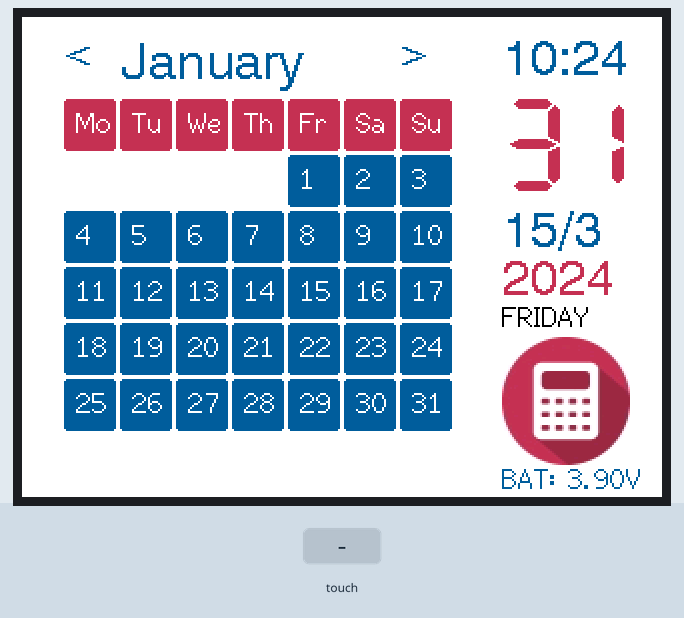
Simulated run of this sketch. Board: ESP32. Parts: 320×240 colour display. The test bench sets the inputs (shaded band). The local clock reads 2024-03-15 10:24:30 at power-on unless the sketch sets it.

Above: at 1.4 s.
1.5 s: touch panel pressed at 13 % / 10 % of its raw x / y range
At 2.3 s:
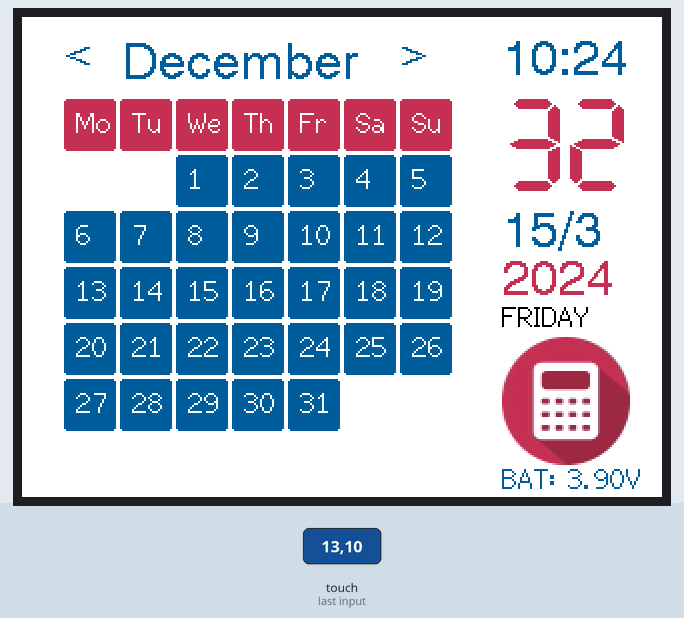
4.5 s: touch panel pressed at 87 % / 10 % of its raw x / y range
At 4.73 s:
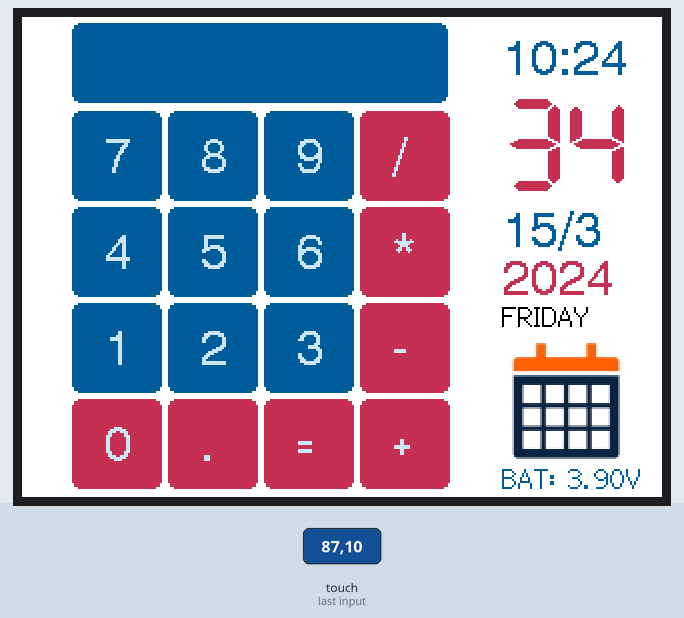
7.5 s: touch panel pressed at 13 % / 30 % of its raw x / y range
At 8.8 s:
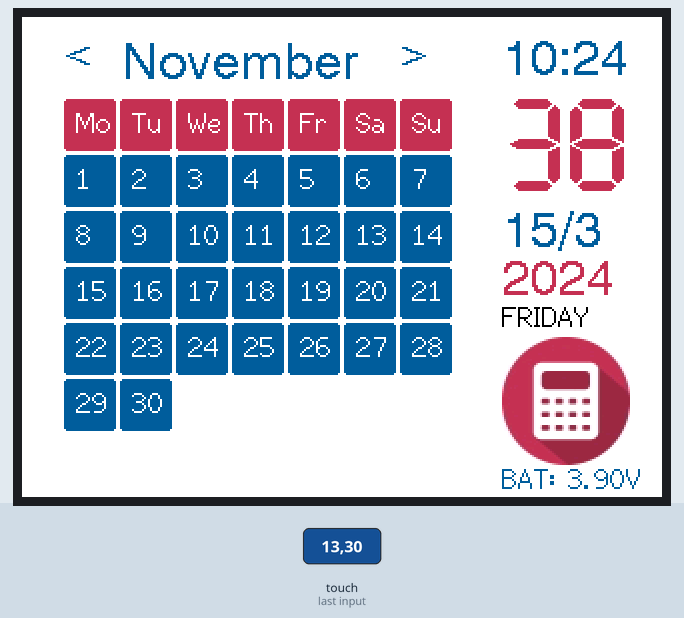
10.5 s: touch panel pressed at 13 % / 50 % of its raw x / y range
At 11.5 s:
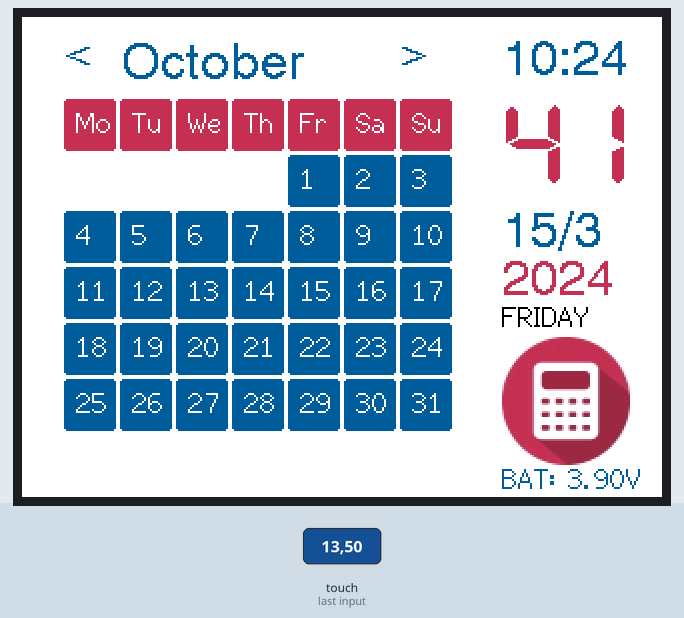
13.5 s: touch panel pressed at 13 % / 70 % of its raw x / y range
At 14.8 s:
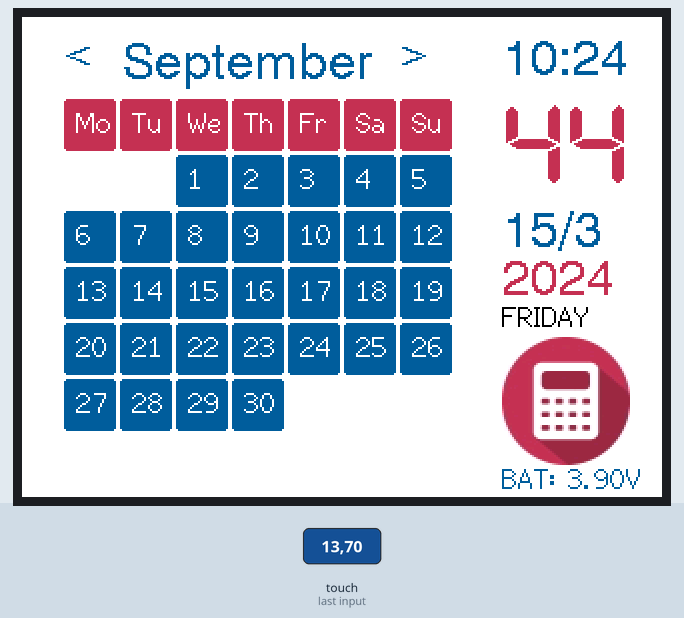
16.5 s: touch panel pressed at 13 % / 90 % of its raw x / y range
At 17.3 s:
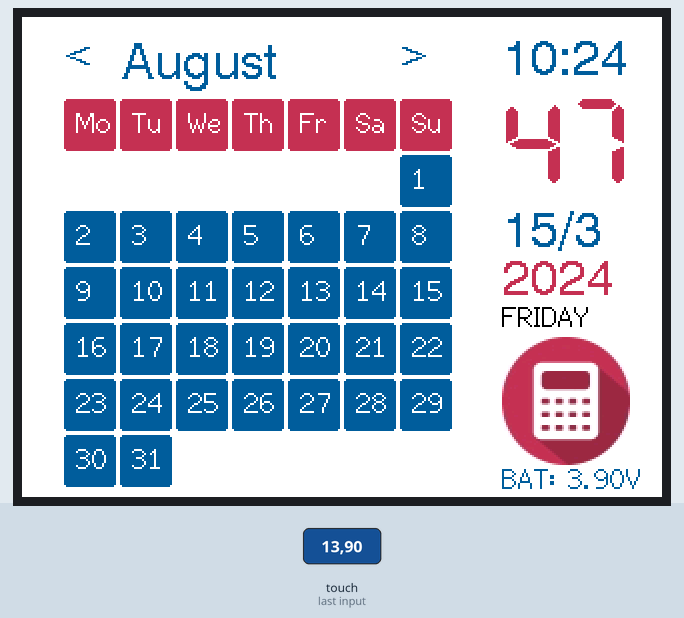
Timing chart, 0 to 19.5 s (numbered marks = the images above; inputs shaded):
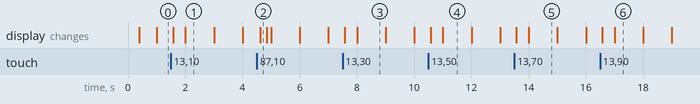

The sketch:

calendar.ino
```cpp
int n=7;
#include <M5Core2.h>
#include "calc.h"
#include "7seg20.h"

#define orange 0xFC64
#define dark 0x02F3
#define darkOrange 0xC18A
#define red 0xFC7F
#define purple 0xC18A
#define light 0xCF3E


RTC_TimeTypeDef RTCtime;
RTC_DateTypeDef RTCDate;

int posX2[4];
int n2=4;
int boxSize2=45;
int space2=3;
int start2=25;
String math2="";
float numbers2[3]={0,0,0};
int fase2=0;
char buttons2[4][4]={{'7','4','1','0'},{'8','5','2','.'},{'9','6','3','='},{'/','*','-','+'}};
char operation2=' ';
bool irq2 = false;

String cs="";
String t="";
String h="";
String m="";
String s="";
String d="";
String cd="";
String days2[7]={"SUNDAY","MONDAY","TUESDAY","WEDNESDAY","THURSDAY","FRIDAY","SATURDAY"};

int th,tm,ts=0;
int f=0;


int posX[7];

int boxSize=26;
int space=2;
int start=21;


String days[7]={"Mo","Tu","We","Th","Fr","Sa","Su"};
int monthsDays[12]={31,28,31,30,31,30,31,31,30,31,30,31};
int startDay[12]={5,1,1,4,6,2,4,7,3,5,1,3};
String monthNames[12]={"January","February","March","April","May","June","July","August","September","October","November","December"};


void setup()
{
M5.begin();
M5.Lcd.fillScreen(TFT_WHITE);
M5.Lcd.setSwapBytes(true);

}

int pres=1;
int chosen=0;
bool moode=0;
bool calcStarted=0;
bool calendarStarted=0;
void loop()
{
  flushTime();
  TouchPoint_t pos= M5.Touch.getPressPoint();
  int y=pos.y;
  int x=pos.x;

    if(x>240)
     moode=!moode;
    if(moode==0){
    if(calendarStarted==0)
    startCalendar();
    if (y>0) {
       if(pres==1)
        {
          if(x>120 && x<230){
          pres=0;
          chosen++;
        if(chosen==12)
        chosen=0;}

          if(x<=120){
          pres=0;
          chosen--;
        if(chosen==-1)
        chosen=11;}

        fill(chosen);
        }
            }


    else {pres=1;}}

    if(moode==1)
    {
      if(calcStarted==0)
      startCalc();
      if (pos.x>0) {
       if(pos.y>0 && pos.y<40)
       resetCalc();
       if(pres==1)
       for(int i=0;i<n2;i++)
          for(int j=0;j<n2;j++)
          {
            if(pos.x>posX2[j] && pos.x<posX2[j]+boxSize2 && pos.y>posX2[i]+22 && pos.y<posX2[i]+boxSize2+22 ){
            M5.Lcd.fillRoundRect(posX2[j],posX2[i]+22,boxSize2,boxSize2,4,darkOrange);


         if(buttons2[j][i]=='0' || buttons2[j][i]=='1' || buttons2[j][i]=='2' || buttons2[j][i]=='3' || buttons2[j][i]=='4' || buttons2[j][i]=='5' || buttons2[j][i]=='6' || buttons2[j][i]=='7' || buttons2[j][i]=='8' || buttons2[j][i]=='9' || buttons2[j][i]=='.' ){
         if(math2.length()<7){
         M5.Lcd.fillRoundRect(posX2[0],3,188,40,4,dark);
         math2=math2+String(buttons2[j][i]);
         }}

         if(buttons2[j][i]=='+' || buttons2[j][i]=='-' || buttons2[j][i]=='*' || buttons2[j][i]=='/' ){
           M5.Lcd.setTextColor(light,orange);
          if(numbers2[0]==0)
          numbers2[0]=math2.toFloat();

           math2="";
          operation2=buttons2[j][i];
          M5.Lcd.fillRoundRect(posX2[0],3,188,40,4,dark);
         }

         if(buttons2[j][i]=='=' ){

          numbers2[1]=math2.toFloat();
          if(operation2=='+')
          numbers2[2]=numbers2[0]+numbers2[1];

          if(operation2=='-')
          numbers2[2]=numbers2[0]-numbers2[1];

          if(operation2=='*')
          numbers2[2]=numbers2[0]*numbers2[1];

          if(operation2=='/')
          numbers2[2]=numbers2[0]/numbers2[1];

          numbers2[0]=numbers2[2];
          int check2=numbers2[2]*100.00;
          if(check2%100==0){
          math2=String(int(numbers2[2]));}
          else{
          math2=String(numbers2[2]);}
          M5.Lcd.fillRoundRect(posX2[0],3,188,40,4,dark);
         }

           bool decimal=false;


          int check2=math2.toFloat()*100.00;
          if(check2%100==0){
          decimal=false;}
          else{
          decimal=true;}

            M5.Lcd.setFreeFont(&DSEG7_Classic_Bold_30);
            M5.Lcd.setTextColor(light,dark); //.............................................
            if(decimal==true)
            M5.Lcd.drawString(math2,30,8);
            else
            M5.Lcd.drawString(math2,30,8);

            pres=0;
            pos.x=0;
            pos.y=0;


            M5.Lcd.setTextFont(4);

    if(j<3 && i <3 ){
       M5.Lcd.setTextColor(light,dark);
       M5.Lcd.fillRoundRect(posX2[j],posX2[i]+22,boxSize2,boxSize2,4,dark);}
    else
    {
    M5.Lcd.setTextColor(light,darkOrange);
    M5.Lcd.fillRoundRect(posX2[j],posX2[i]+22,boxSize2,boxSize2,4,darkOrange);}


    M5.Lcd.drawString(String(buttons2[j][i]), posX2[j]+16, posX2[i]+34);

    M5.Lcd.setTextFont(4);

            }
            }
    }else {pres=1;}
}

}

void fill(int x){
  M5.Lcd.setTextColor(dark,WHITE);
  M5.Lcd.setTextFont(4);
  M5.Lcd.drawString("<",posX[0],8);
  M5.Lcd.drawString(">",posX[6],8);
  M5.Lcd.setTextFont(2);
  M5.Lcd.fillRect(50,6,130,34,WHITE);
  M5.Lcd.drawString(monthNames[x]+" ",50,12,4);
  M5.Lcd.setTextColor(TFT_WHITE);

  int curr=0;
    for(int i=0;i<n;i++)
    for(int j=0;j<n;j++){

    if(i==0){
    M5.Lcd.fillRoundRect(posX[j],posX[i]+20,boxSize,boxSize,2,darkOrange);
    M5.Lcd.drawString(days[j],posX[j]+6,posX[i]+4+20);

    }
    else{
    curr++;
    M5.Lcd.fillRoundRect(posX[j],posX[i]+20,boxSize,boxSize,2,TFT_WHITE);
    if(curr>=startDay[x])  {
    int n=curr-startDay[x]+1;
    if(n<=monthsDays[x]){
    M5.Lcd.fillRoundRect(posX[j],posX[i]+20,boxSize,boxSize,2,dark);
    M5.Lcd.drawString(String(n),posX[j]+6,posX[i]+4+20);}

     }
     }

  }}


  void flushTime(){
    M5.Lcd.setTextColor(dark,WHITE);
    M5.Rtc.GetTime(&RTCtime);
    M5.Rtc.GetDate(&RTCDate);

    h=String(RTCtime.Hours);
    if(h.length()<2)
    h="0"+h;

    m=String(RTCtime.Minutes);
    if(m.length()<2)
    m="0"+m;
    String n=h+":"+m+"  ";

    s=String(RTCtime.Seconds);
    if(s.length()<2)
    s="0"+s;

     if(n!=t){
     M5.Lcd.drawString(n,240,10,4);
     t=n;
     M5.Lcd.drawString("BAT: "+String(M5.Axp.GetBatVoltage())+"V",240,223,2);
    }


     if(cs!=s){
     M5.Lcd.setTextColor(purple,WHITE);
     M5.Lcd.drawString(s+"  ",240,40,7);

     cs=s;
     ts++;
     if(ts==60){ts=0; tm++;}
     if(tm==60){tm=0; th++;}
     if(th==24){tm=0; th=0; ts=0;}
    // M5.Lcd.drawString(String(th)+":"+String(tm)+":"+String(ts)+"    ",0,100,4);
    }

    d=String(RTCDate.Date)+"/"+String(RTCDate.Month);
    if(d!=cd)
      {
      M5.Lcd.setTextColor(dark,WHITE);
      M5.Lcd.drawString(d+"  ",240,96,4);


      M5.Lcd.setTextColor(purple,WHITE);
       M5.Lcd.drawString(String(RTCDate.Year)+"  ",240,120,4);
        M5.Lcd.setTextColor(BLACK,WHITE);
         M5.Lcd.drawString(days2[RTCDate.WeekDay]+"  ",240,142,2);


       cd=d;
      }
}

void resetCalc(){
  for(int i=0;i<3;i++)
  numbers2[i]=0;
  math2="";
   M5.Lcd.fillRoundRect(posX2[0],3,188,40,4,dark);


  }

  void startCalendar()
  {
     M5.Lcd.fillRect(0,0,239,239,WHITE);
    M5.Lcd.setTextFont(2);
    M5.Lcd.pushImage(240,160,64,64,calc[moode]);
    for(int i=0;i<n;i++)
    posX[i]=(start+(i*boxSize)+(space*i));
    fill(0);
    M5.Lcd.setTextColor(0xB71F);

    calendarStarted=1;
    calcStarted=0;

    }

  void startCalc()
  {
        calcStarted=1;
        calendarStarted=0;
        resetCalc();
        M5.Lcd.fillRect(0,0,239,239,WHITE);
        M5.Lcd.pushImage(240,160,64,64,calc[moode]);
     M5.Lcd.setTextColor(light);
     M5.Lcd.drawString("0",180,8,4);
     M5.Lcd.setTextFont(4);
   for(int i=0;i<n2;i++)
   posX2[i]=(start2+(i*boxSize2)+(space2*i));
   M5.Lcd.fillRoundRect(posX2[0],3,188,40,4,dark);

   for(int i=0;i<n2;i++)
    for(int j=0;j<n2;j++){

    if(j<3 && i <3 )
    M5.Lcd.fillRoundRect(posX2[i],posX2[j]+22,boxSize2,boxSize2,4,dark);
    else
    M5.Lcd.fillRoundRect(posX2[i],posX2[j]+22,boxSize2,boxSize2,4,darkOrange);
    M5.Lcd.drawString(String(buttons2[i][j]), posX2[i]+16, posX2[j]+34);

    }}
```

Source omitted: 7seg20.h (data table, 28874 bytes), calc.h (data table, 56747 bytes)

Measured:
- after the input at 1.5 s, the display: first changes after 0.08 s (image 1 shows a later state)
- after the input at 4.5 s, the display: changes after 0.13 s (image 2)
- after the input at 7.5 s, the display: first changes after 0.08 s (image 3 shows a later state)
- after the input at 10.5 s, the display: first changes after 0.07 s (image 4 shows a later state)
- after the input at 13.5 s, the display: first changes after 0.08 s (image 5 shows a later state)
- after the input at 16.5 s, the display: first changes after 0.07 s (image 6 shows a later state)
- what the display in image 1 shows lasts 1.0 s, from 2.0 s to 3.0 s
